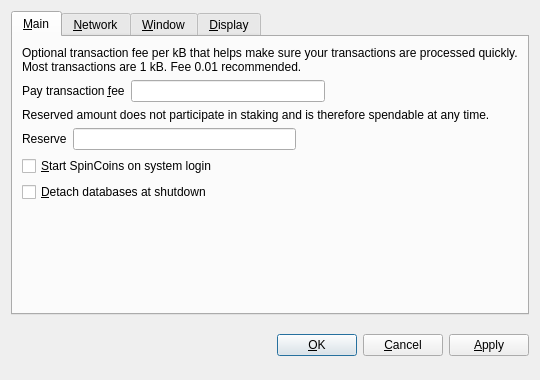
<?xml version="1.0" encoding="UTF-8"?>
<ui version="4.0">
 <class>OptionsDialog</class>
 <widget class="QDialog" name="OptionsDialog">
  <property name="geometry">
   <rect>
    <x>0</x>
    <y>0</y>
    <width>540</width>
    <height>380</height>
   </rect>
  </property>
  <property name="windowTitle">
   <string>Options</string>
  </property>
  <property name="styleSheet">
   <string notr="true"/>
  </property>
  <property name="modal">
   <bool>true</bool>
  </property>
  <layout class="QVBoxLayout" name="verticalLayout">
   <item>
    <widget class="QTabWidget" name="tabWidget">
     <property name="tabPosition">
      <enum>QTabWidget::North</enum>
     </property>
     <property name="currentIndex">
      <number>0</number>
     </property>
     <widget class="QWidget" name="tabMain">
      <attribute name="title">
       <string>&amp;Main</string>
      </attribute>
      <layout class="QVBoxLayout" name="verticalLayout_Main">
       <item>
        <widget class="QLabel" name="transactionFeeInfoLabel">
         <property name="text">
          <string>Optional transaction fee per kB that helps make sure your transactions are processed quickly. Most transactions are 1 kB. Fee 0.01 recommended.</string>
         </property>
         <property name="textFormat">
          <enum>Qt::PlainText</enum>
         </property>
         <property name="wordWrap">
          <bool>true</bool>
         </property>
        </widget>
       </item>
       <item>
        <layout class="QHBoxLayout" name="horizontalLayoutFee">
         <item>
          <widget class="QLabel" name="transactionFeeLabel">
           <property name="text">
            <string>Pay transaction &amp;fee</string>
           </property>
           <property name="textFormat">
            <enum>Qt::PlainText</enum>
           </property>
           <property name="buddy">
            <cstring>transactionFee</cstring>
           </property>
          </widget>
         </item>
         <item>
          <widget class="BitcoinAmountField" name="transactionFee">
          </widget>
         </item>
         <item>
          <spacer name="horizontalSpacerFee">
           <property name="orientation">
            <enum>Qt::Horizontal</enum>
           </property>
           <property name="sizeHint" stdset="0">
            <size>
             <width>40</width>
             <height>20</height>
            </size>
           </property>
          </spacer>
         </item>
        </layout>
       </item>
       <item>
        <widget class="QLabel" name="reserveBalanceInfoLabel">
         <property name="text">
          <string>Reserved amount does not participate in staking and is therefore spendable at any time.</string>
         </property>
         <property name="textFormat">
          <enum>Qt::PlainText</enum>
         </property>
         <property name="wordWrap">
          <bool>true</bool>
         </property>
        </widget>
       </item>
       <item>
        <layout class="QHBoxLayout" name="horizontalLayoutReserveBalance">
         <item>
          <widget class="QLabel" name="reserveBalanceLabel">
           <property name="text">
            <string>Reserve</string>
           </property>
           <property name="textFormat">
            <enum>Qt::PlainText</enum>
           </property>
           <property name="buddy">
            <cstring>reserveBalance</cstring>
           </property>
          </widget>
         </item>
         <item>
          <widget class="BitcoinAmountField" name="reserveBalance">
          </widget>
         </item>
         <item>
          <spacer name="horizontalSpacerReserveBalance">
           <property name="orientation">
            <enum>Qt::Horizontal</enum>
           </property>
           <property name="sizeHint" stdset="0">
            <size>
             <width>40</width>
             <height>20</height>
            </size>
           </property>
          </spacer>
         </item>
        </layout>
       </item>
       <item>
        <widget class="QCheckBox" name="bitcoinAtStartup">
         <property name="toolTip">
          <string>Automatically start SpinCoins after logging in to the system.</string>
         </property>
         <property name="text">
          <string>&amp;Start SpinCoins on system login</string>
         </property>
        </widget>
       </item>
       <item>
        <widget class="QCheckBox" name="detachDatabases">
         <property name="toolTip">
          <string>Detach block and address databases at shutdown. This means they can be moved to another data directory, but it slows down shutdown. The wallet is always detached.</string>
         </property>
         <property name="text">
          <string>&amp;Detach databases at shutdown</string>
         </property>
        </widget>
       </item>
       <item>
        <spacer name="verticalSpacer_Main">
         <property name="orientation">
          <enum>Qt::Vertical</enum>
         </property>
         <property name="sizeHint" stdset="0">
          <size>
           <width>20</width>
           <height>40</height>
          </size>
         </property>
        </spacer>
       </item>
      </layout>
     </widget>
     <widget class="QWidget" name="tabNetwork">
      <attribute name="title">
       <string>&amp;Network</string>
      </attribute>
      <layout class="QVBoxLayout" name="verticalLayout_Network">
       <item>
        <widget class="QCheckBox" name="mapPortUpnp">
         <property name="toolTip">
          <string>Automatically open the SpinCoins client port on the router. This only works when your router supports UPnP and it is enabled.</string>
         </property>
         <property name="text">
          <string>Map port using &amp;UPnP</string>
         </property>
        </widget>
       </item>
       <item>
        <widget class="QCheckBox" name="connectSocks">
         <property name="toolTip">
          <string>Connect to the SpinCoins network through a SOCKS proxy (e.g. when connecting through Tor).</string>
         </property>
         <property name="text">
          <string>&amp;Connect through SOCKS proxy:</string>
         </property>
        </widget>
       </item>
       <item>
        <layout class="QHBoxLayout" name="horizontalLayout_Network">
         <item>
          <widget class="QLabel" name="proxyIpLabel">
           <property name="text">
            <string>Proxy &amp;IP:</string>
           </property>
           <property name="textFormat">
            <enum>Qt::PlainText</enum>
           </property>
           <property name="buddy">
            <cstring>proxyIp</cstring>
           </property>
          </widget>
         </item>
         <item>
          <widget class="QValidatedLineEdit" name="proxyIp">
           <property name="maximumSize">
            <size>
             <width>140</width>
             <height>16777215</height>
            </size>
           </property>
           <property name="toolTip">
            <string>IP address of the proxy (e.g. 127.0.0.1)</string>
           </property>
          </widget>
         </item>
         <item>
          <widget class="QLabel" name="proxyPortLabel">
           <property name="text">
            <string>&amp;Port:</string>
           </property>
           <property name="textFormat">
            <enum>Qt::PlainText</enum>
           </property>
           <property name="buddy">
            <cstring>proxyPort</cstring>
           </property>
          </widget>
         </item>
         <item>
          <widget class="QLineEdit" name="proxyPort">
           <property name="maximumSize">
            <size>
             <width>55</width>
             <height>16777215</height>
            </size>
           </property>
           <property name="toolTip">
            <string>Port of the proxy (e.g. 9050)</string>
           </property>
          </widget>
         </item>
         <item>
          <widget class="QLabel" name="socksVersionLabel">
           <property name="text">
            <string>SOCKS &amp;Version:</string>
           </property>
           <property name="textFormat">
            <enum>Qt::PlainText</enum>
           </property>
           <property name="buddy">
            <cstring>socksVersion</cstring>
           </property>
          </widget>
         </item>
         <item>
          <widget class="QValueComboBox" name="socksVersion">
           <property name="toolTip">
            <string>SOCKS version of the proxy (e.g. 5)</string>
           </property>
          </widget>
         </item>
         <item>
          <spacer name="horizontalSpacer_Network">
           <property name="orientation">
            <enum>Qt::Horizontal</enum>
           </property>
           <property name="sizeHint" stdset="0">
            <size>
             <width>40</width>
             <height>20</height>
            </size>
           </property>
          </spacer>
         </item>
        </layout>
       </item>
       <item>
        <spacer name="verticalSpacer_Network">
         <property name="orientation">
          <enum>Qt::Vertical</enum>
         </property>
         <property name="sizeHint" stdset="0">
          <size>
           <width>20</width>
           <height>40</height>
          </size>
         </property>
        </spacer>
       </item>
      </layout>
     </widget>
     <widget class="QWidget" name="tabWindow">
      <attribute name="title">
       <string>&amp;Window</string>
      </attribute>
      <layout class="QVBoxLayout" name="verticalLayout_Window">
       <item>
        <widget class="QCheckBox" name="minimizeToTray">
         <property name="toolTip">
          <string>Show only a tray icon after minimizing the window.</string>
         </property>
         <property name="text">
          <string>&amp;Minimize to the tray instead of the taskbar</string>
         </property>
        </widget>
       </item>
       <item>
        <widget class="QCheckBox" name="minimizeOnClose">
         <property name="toolTip">
          <string>Minimize instead of exit the application when the window is closed. When this option is enabled, the application will be closed only after selecting Quit in the menu.</string>
         </property>
         <property name="text">
          <string>M&amp;inimize on close</string>
         </property>
        </widget>
       </item>
       <item>
        <spacer name="verticalSpacer_Window">
         <property name="orientation">
          <enum>Qt::Vertical</enum>
         </property>
         <property name="sizeHint" stdset="0">
          <size>
           <width>20</width>
           <height>40</height>
          </size>
         </property>
        </spacer>
       </item>
      </layout>
     </widget>
     <widget class="QWidget" name="tabDisplay">
      <attribute name="title">
       <string>&amp;Display</string>
      </attribute>
      <layout class="QVBoxLayout" name="verticalLayout_Display">
       <item>
        <layout class="QHBoxLayout" name="horizontalLayout_1_Display">
         <item>
          <widget class="QLabel" name="langLabel">
           <property name="text">
            <string>User Interface &amp;language:</string>
           </property>
           <property name="textFormat">
            <enum>Qt::PlainText</enum>
           </property>
           <property name="buddy">
            <cstring>lang</cstring>
           </property>
          </widget>
         </item>
         <item>
          <widget class="QValueComboBox" name="lang">
           <property name="toolTip">
            <string>The user interface language can be set here. This setting will take effect after restarting SpinCoins.</string>
           </property>
          </widget>
         </item>
        </layout>
       </item>
       <item>
        <layout class="QHBoxLayout" name="horizontalLayout_2_Display">
         <item>
          <widget class="QLabel" name="unitLabel">
           <property name="text">
            <string>&amp;Unit to show amounts in:</string>
           </property>
           <property name="textFormat">
            <enum>Qt::PlainText</enum>
           </property>
           <property name="buddy">
            <cstring>unit</cstring>
           </property>
          </widget>
         </item>
         <item>
          <widget class="QValueComboBox" name="unit">
           <property name="toolTip">
            <string>Choose the default subdivision unit to show in the interface and when sending coins.</string>
           </property>
          </widget>
         </item>
        </layout>
       </item>
       <item>
        <widget class="QCheckBox" name="displayAddresses">
         <property name="toolTip">
          <string>Whether to show SpinCoins addresses in the transaction list or not.</string>
         </property>
         <property name="text">
          <string>&amp;Display addresses in transaction list</string>
         </property>
        </widget>
       </item>
       <item>
        <widget class="QCheckBox" name="coinControlFeatures">
         <property name="toolTip">
          <string>Whether to show coin control features or not.</string>
         </property>
         <property name="text">
          <string>Display coin &amp;control features (experts only!)</string>
         </property>
        </widget>
       </item>
       <item>
        <spacer name="verticalSpacer_Display">
         <property name="orientation">
          <enum>Qt::Vertical</enum>
         </property>
         <property name="sizeHint" stdset="0">
          <size>
           <width>20</width>
           <height>40</height>
          </size>
         </property>
        </spacer>
       </item>
      </layout>
     </widget>
    </widget>
   </item>
   <item>
    <layout class="QHBoxLayout" name="horizontalLayout_Buttons">
     <item>
      <spacer name="horizontalSpacer_1">
       <property name="orientation">
        <enum>Qt::Horizontal</enum>
       </property>
       <property name="sizeHint" stdset="0">
        <size>
         <width>40</width>
         <height>48</height>
        </size>
       </property>
      </spacer>
     </item>
     <item>
      <widget class="QLabel" name="statusLabel">
       <property name="text">
        <string/>
       </property>
       <property name="textFormat">
        <enum>Qt::PlainText</enum>
       </property>
       <property name="wordWrap">
        <bool>true</bool>
       </property>
      </widget>
     </item>
     <item>
      <spacer name="horizontalSpacer_2">
       <property name="orientation">
        <enum>Qt::Horizontal</enum>
       </property>
       <property name="sizeHint" stdset="0">
        <size>
         <width>40</width>
         <height>48</height>
        </size>
       </property>
      </spacer>
     </item>
     <item>
      <widget class="QPushButton" name="okButton">
       <property name="text">
        <string>&amp;OK</string>
       </property>
      </widget>
     </item>
     <item>
      <widget class="QPushButton" name="cancelButton">
       <property name="text">
        <string>&amp;Cancel</string>
       </property>
       <property name="autoDefault">
        <bool>false</bool>
       </property>
      </widget>
     </item>
     <item>
      <widget class="QPushButton" name="applyButton">
       <property name="text">
        <string>&amp;Apply</string>
       </property>
       <property name="autoDefault">
        <bool>false</bool>
       </property>
      </widget>
     </item>
    </layout>
   </item>
  </layout>
 </widget>
 <customwidgets>
  <customwidget>
   <class>QValidatedLineEdit</class>
   <extends>QLineEdit</extends>
   <header>qvalidatedlineedit.h</header>
  </customwidget>
  <customwidget>
   <class>BitcoinAmountField</class>
   <extends>QLineEdit</extends>
   <header>bitcoinamountfield.h</header>
   <container>1</container>
  </customwidget>
  <customwidget>
   <class>QValueComboBox</class>
   <extends>QComboBox</extends>
   <header>qvaluecombobox.h</header>
  </customwidget>
 </customwidgets>
 <resources/>
 <connections/>
</ui>
